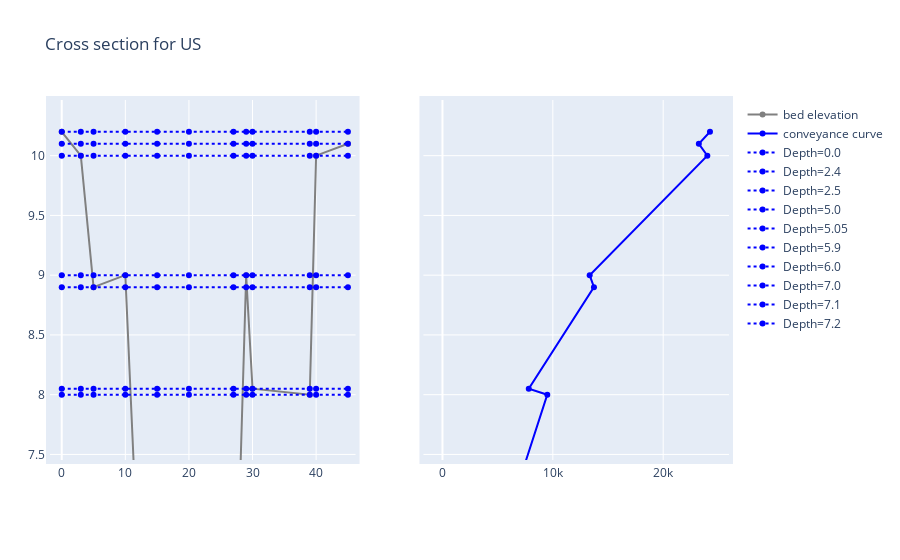

Here is the notebook cell this chart was saved with:
### Code cell
invert = 3
conveyance_csv = os.path.join(ws, 'conveyance_curve.csv')
df = pd.read_csv(conveyance_csv)

xs_csv = os.path.join(ws, 'cross section.csv')
df_xs = pd.read_csv(xs_csv)
fig = plot_xs(conveyance_df=df, xs_df=df_xs, invert=invert, level_fld='level', z_fld = 'z', offset_fld='offset')

fig.update_layout(
    title='Cross section for US',
    autosize=True,
#     width=2400,
#     height=800,
    margin=dict(
        l=50,
        r=50,
        b=100,
        t=100,
        pad=4
    ),
    paper_bgcolor="White",
)

### Figure 1 — Plotly figure (JSON) as saved in the notebook; plotly's stock layout.template omitted (floating-point values rounded to 4 significant figures)
{"data": [{"line": {"color": "grey"}, "mode": "lines+markers", "name": "bed elevation", "type": "scatter", "x": [0, 3, 5, 10, 15, 20, 27, 29, 30, 39, 40, 45], "xaxis": "x", "y": [10.2, 10, 8.9, 9, 3, 5.5, 5.4, 9, 8.05, 8, 10, 10.1], "yaxis": "y"}, {"hovertext": ["q=0.00 Area=0.00 Perimeter=0.00", "q=908.32 Area=8.16 Perimeter=8.49", "q=729.28 Area=9.21 Perimeter=15.96", "q=9496.58 Area=48.89 Perimeter=22.07", "q=7818.38 Area=50.00 Perimeter=31.25", "q=13725.31 Area=73.77 Perimeter=35.52", "q=13336.50 Area=76.96 Perimeter=41.23", "q=23998.90 Area=112.80 Perimeter=44.42", "q=23227.54 Area=116.83 Perimeter=50.92", "q=24237.59 Area=121.25 Perimeter=52.43"], "line": {"color": "blue"}, "mode": "lines+markers", "name": "conveyance curve", "type": "scatter", "x": [0, 908.3, 729.3, 9497.0, 7818.0, 13730.0, 13340.0, 24000.0, 23230.0, 24240.0], "xaxis": "x2", "y": [3, 5.4, 5.5, 8, 8.05, 8.9, 9, 10, 10.1, 10.2], "yaxis": "y2"}, {"line": {"color": "blue", "dash": "dot"}, "name": "Depth=0.0", "type": "scatter", "x": [0, 3, 5, 10, 15, 20, 27, 29, 30, 39, 40, 45], "xaxis": "x", "y": [3, 3, 3, 3, 3, 3, 3, 3, 3, 3, 3, 3], "yaxis": "y"}, {"line": {"color": "blue", "dash": "dot"}, "name": "Depth=2.4", "type": "scatter", "x": [0, 3, 5, 10, 15, 20, 27, 29, 30, 39, 40, 45], "xaxis": "x", "y": [5.4, 5.4, 5.4, 5.4, 5.4, 5.4, 5.4, 5.4, 5.4, 5.4, 5.4, 5.4], "yaxis": "y"}, {"line": {"color": "blue", "dash": "dot"}, "name": "Depth=2.5", "type": "scatter", "x": [0, 3, 5, 10, 15, 20, 27, 29, 30, 39, 40, 45], "xaxis": "x", "y": [5.5, 5.5, 5.5, 5.5, 5.5, 5.5, 5.5, 5.5, 5.5, 5.5, 5.5, 5.5], "yaxis": "y"}, {"line": {"color": "blue", "dash": "dot"}, "name": "Depth=5.0", "type": "scatter", "x": [0, 3, 5, 10, 15, 20, 27, 29, 30, 39, 40, 45], "xaxis": "x", "y": [8, 8, 8, 8, 8, 8, 8, 8, 8, 8, 8, 8], "yaxis": "y"}, {"line": {"color": "blue", "dash": "dot"}, "name": "Depth=5.05", "type": "scatter", "x": [0, 3, 5, 10, 15, 20, 27, 29, 30, 39, 40, 45], "xaxis": "x", "y": [8.05, 8.05, 8.05, 8.05, 8.05, 8.05, 8.05, 8.05, 8.05, 8.05, 8.05, 8.05], "yaxis": "y"}, {"line": {"color": "blue", "dash": "dot"}, "name": "Depth=5.9", "type": "scatter", "x": [0, 3, 5, 10, 15, 20, 27, 29, 30, 39, 40, 45], "xaxis": "x", "y": [8.9, 8.9, 8.9, 8.9, 8.9, 8.9, 8.9, 8.9, 8.9, 8.9, 8.9, 8.9], "yaxis": "y"}, {"line": {"color": "blue", "dash": "dot"}, "name": "Depth=6.0", "type": "scatter", "x": [0, 3, 5, 10, 15, 20, 27, 29, 30, 39, 40, 45], "xaxis": "x", "y": [9, 9, 9, 9, 9, 9, 9, 9, 9, 9, 9, 9], "yaxis": "y"}, {"line": {"color": "blue", "dash": "dot"}, "name": "Depth=7.0", "type": "scatter", "x": [0, 3, 5, 10, 15, 20, 27, 29, 30, 39, 40, 45], "xaxis": "x", "y": [10, 10, 10, 10, 10, 10, 10, 10, 10, 10, 10, 10], "yaxis": "y"}, {"line": {"color": "blue", "dash": "dot"}, "name": "Depth=7.1", "type": "scatter", "x": [0, 3, 5, 10, 15, 20, 27, 29, 30, 39, 40, 45], "xaxis": "x", "y": [10.1, 10.1, 10.1, 10.1, 10.1, 10.1, 10.1, 10.1, 10.1, 10.1, 10.1, 10.1], "yaxis": "y"}, {"line": {"color": "blue", "dash": "dot"}, "name": "Depth=7.2", "type": "scatter", "x": [0, 3, 5, 10, 15, 20, 27, 29, 30, 39, 40, 45], "xaxis": "x", "y": [10.2, 10.2, 10.2, 10.2, 10.2, 10.2, 10.2, 10.2, 10.2, 10.2, 10.2, 10.2], "yaxis": "y"}], "layout": {"autosize": true, "hovermode": "x", "margin": {"b": 100, "l": 50, "pad": 4, "r": 50, "t": 100}, "paper_bgcolor": "White", "title": {"text": "Cross section for US"}, "xaxis": {"anchor": "y", "autorange": false, "domain": [0, 0.45], "range": [-1.847, 46.2], "showspikes": true, "type": "linear"}, "xaxis2": {"anchor": "y2", "autorange": true, "domain": [0.55, 1], "range": [-1536.0, 25770.0], "showspikes": true, "type": "linear"}, "yaxis": {"anchor": "x", "autorange": false, "domain": [0, 1], "range": [7.453, 10.47], "showspikes": true, "type": "linear"}, "yaxis2": {"anchor": "x2", "autorange": false, "domain": [0, 1], "matches": "y", "range": [7.453, 10.47], "showspikes": true, "showticklabels": false, "type": "linear"}}}
